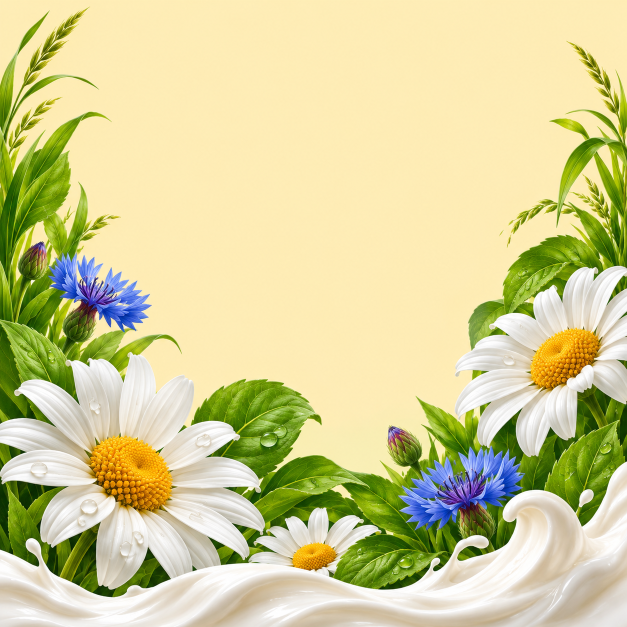
#> input picture assets/yogurt-model/meadow-print.png, 1254 x 1254 px (shown at 1/2 size)
$ python make-label.py
#> lines starting #> are read from the running program, lines starting #| are printed output that depends on the picture
"""Author the actual Russian packaging artwork, not an image of packaging."""
from PIL import Image, ImageDraw, ImageFont
from pathlib import Path
import math
HERE=Path(__file__).resolve().parent
FONT=HERE.parent.parent/'static/fonts/onest-variable.ttf'
INK='#123d2d'; GREEN='#22644b'; PALE='#ecf1d7'; PAPER='#fff1c9'
def font(n):
 f=ImageFont.truetype(str(FONT),n)
 f.set_variation_by_axes([600 if n>=40 else 450])
 return f

def label():
 im=Image.new('RGB',(2048,512),PAPER);d=ImageDraw.Draw(im)
#> after `im = Image.new('RGB', (2048, 512), PAPER)`:
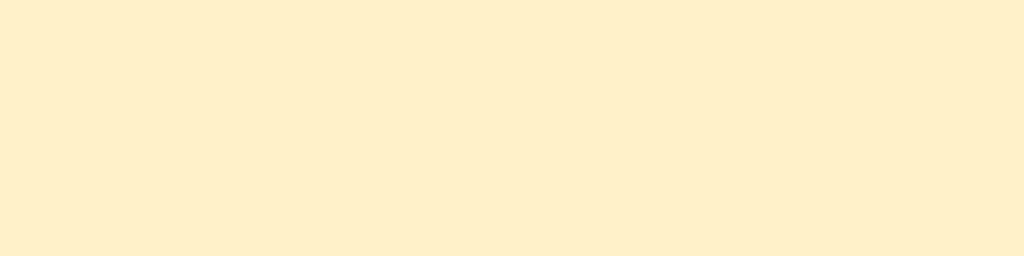
#> im: PIL image 2048x512 RGB (shown at 1/2 size); mean R, G, B 255, 241, 201
 art=Image.open(HERE/'meadow-print.png').convert('RGB')
#> art is the input picture: PIL image 1254x1254 RGB; mean R, G, B 211.2, 206.9, 151.6
 im.paste(art.resize((760,512),Image.Resampling.LANCZOS),(96,0))
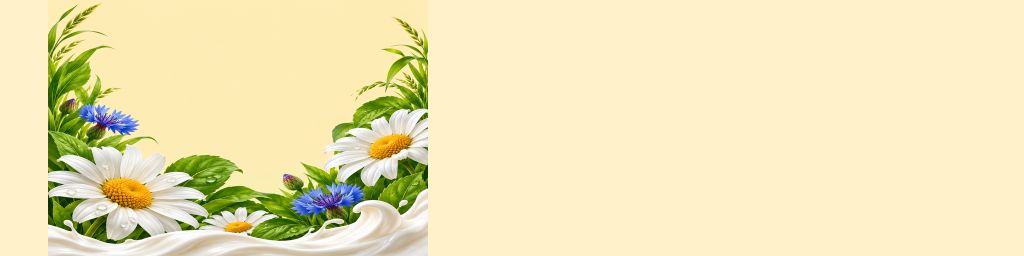
#> im: PIL image 2048x512 RGB (shown at 1/2 size); mean R, G, B 238.7, 228.3, 182.7
 d=ImageDraw.Draw(im)
 def text(x,y,t,size=25,fill=INK):d.text((x,y),t,font=font(size),fill=fill,anchor='mt')
 # The front illustration is large; each text panel has a protected print area.
 d.rounded_rectangle((416,0,608,110),radius=8,fill=GREEN)
 text(512,21,'МОЛОЧНАЯ',22,PALE)
 text(512,53,'КОЛЛЕКЦИЯ',22,PALE)
 text(512,143,'ЙОГУРТ',66)
 text(512,221,'натуральный',30)
 text(512,275,'3,2%',49)
 text(512,84,'150 г',17,PALE)
 # Never center long lines across neighbouring UV panels.
 left,right=875,1205
 d.rectangle((858,39,1221,469),fill=PAPER)
 text(1040,70,'СОСТАВ',26)
 def paragraph(y,copy,size=20):
  words=copy.split();line='';f=font(size)
  for word in words:
   candidate=(line+' '+word).strip()
   if d.textlength(candidate,font=f)>right-left and line:
    d.text((left,y),line,font=f,fill=INK,anchor='lt');y+=size*1.5;line=word
   else:line=candidate
  if line:d.text((left,y),line,font=f,fill=INK,anchor='lt');y+=size*1.5
  return y
 y=paragraph(121,'Молоко нормализованное, закваска, пробиотические культуры, натуральный ароматизатор.')
 paragraph(max(310,y+30),'Хранить при +2…+6 °C.',18)
 paragraph(379,'Демонстрационная упаковка. Не для продажи.',18)
 text(1536,64,'Пищевая ценность на 100 г',25)
 for y,t in [(108,'Белки 3,2 г   •   Жиры 3,2 г'),(143,'Углеводы 4,7 г   •   61 ккал')]:text(1536,y,t,22)
 d.rounded_rectangle((1296,199,1776,412),radius=8,fill='#fffdf7')
 L=['0001101','0011001','0010011','0111101','0100011','0110001','0101111','0111011','0110111','0001011']
 G=['0100111','0110011','0011011','0100001','0011101','0111001','0000101','0010001','0001001','0010111']
 R=[''.join('1' if c=='0' else '0' for c in s) for s in L]
 parity=['LLLLLL','LLGLGG','LLGGLG','LLGGGL','LGLLGG','LGGLLG','LGGGLL','LGLGLG','LGLGGL','LGGLGL']
 code='2000000000015';bits='101'+''.join((L if p=='L' else G)[int(n)] for p,n in zip(parity[int(code[0])],code[1:7]))+'01010'+''.join(R[int(n)] for n in code[7:])+'101'
 assert len(bits)==95
 for i,b in enumerate(bits):
  if b=='1':d.rectangle((1346+i*4,218,1349+i*4,342 if i not in [0,2,46,48,92,94] else 352),fill='#102b1c')
 text(1536,365,'2 000000 000015',24)
 text(1536,427,'Демонстрационный штрихкод',16)
 text(1536,480,'ОБРАЗЕЦ. НЕ ДЛЯ ПРОДАЖИ.',16)
 d.line((2004,39,2004,455),fill='#d6ddbf',width=3)
 return im
#> (the run stopped early here; a loop or call above may not have finished)
